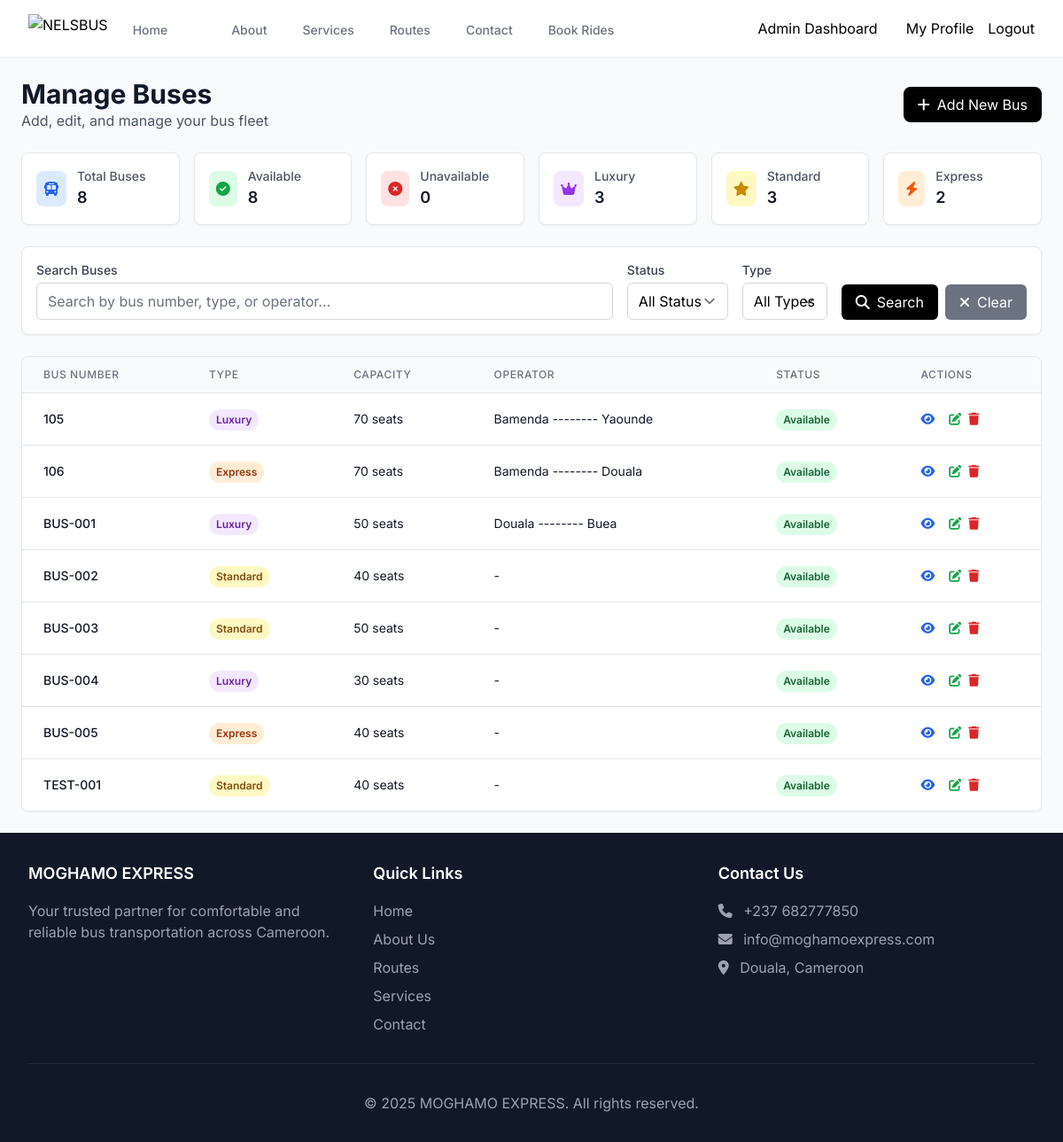
/manage-buses/ (signed in), run on the app's committed database.
### NelsaApp/models.py (models this page shows, shortened)
class Bus(models.Model):
    BUS_TYPES = [('Luxury', 'Luxury'), ('Standard', 'Standard'), ('Express', 'Express')]
    bus_number = models.CharField(max_length=20, unique=True)
    bus_type = models.CharField(max_length=10, choices=BUS_TYPES)
    capacity = models.IntegerField()
    is_available = models.BooleanField(default=True)
    operator = models.CharField(max_length=100, blank=True, null=True)

### NelsaApp/views.py (the view, shortened to what this page needs)
# urls.py: path('manage-buses/', views.admin_buses, name='admin_buses'),
@login_required
@user_passes_test(lambda u: u.is_staff)
def admin_buses(request):
    search_query = request.GET.get('search', '')
    status_filter = request.GET.get('status', '')
    type_filter = request.GET.get('type', '')
    buses = Bus.objects.all()
    if search_query:
        buses = buses.filter(
            Q(bus_number__icontains=search_query) |
            Q(bus_type__icontains=search_query) |
            Q(operator__icontains=search_query)
        )
    if status_filter:
        if status_filter == 'available':
            buses = buses.filter(is_available=True)
        elif status_filter == 'unavailable':
            buses = buses.filter(is_available=False)
    if type_filter:
        buses = buses.filter(bus_type=type_filter)
    buses = buses.order_by('bus_number')
    paginator = Paginator(buses, 10)  # Show 10 buses per page
    page = request.GET.get('page')
    buses = paginator.get_page(page)
    total_buses = Bus.objects.count()
    available_buses = Bus.objects.filter(is_available=True).count()
    unavailable_buses = Bus.objects.filter(is_available=False).count()
    luxury_buses = Bus.objects.filter(bus_type='Luxury').count()
    standard_buses = Bus.objects.filter(bus_type='Standard').count()
    express_buses = Bus.objects.filter(bus_type='Express').count()
    context = {
        'buses': buses,
        'total_buses': total_buses,
        'available_buses': available_buses,
        'unavailable_buses': unavailable_buses,
        'luxury_buses': luxury_buses,
        'standard_buses': standard_buses,
        'express_buses': express_buses,
        'search_query': search_query,
        'status_filter': status_filter,
        'type_filter': type_filter,
    }
    return render(request, 'NelsaApp/admin_buses.html', context)

### NelsaApp/templates/NelsaApp/admin_buses.html (shortened to what this page needs)
{% extends 'NelsaApp/base.html' %}
{% load static %}
{% block content %}
<div class="p-6">
    <div class="flex justify-between items-center mb-6">
        <div>
            <h1 class="text-3xl font-bold text-gray-900">Manage Buses</h1>
            <p class="text-gray-600">Add, edit, and manage your bus fleet</p>
        </div>
        <a href="{% url 'admin_bus_add' %}" class="bg-black text-white px-4 py-2 rounded-lg hover:bg-gray-800 transition-colors">
            <i class="fas fa-plus mr-2"></i>Add New Bus
        </a>
    </div>
    <div class="grid grid-cols-1 md:grid-cols-2 lg:grid-cols-6 gap-4 mb-6">
        <div class="bg-white p-4 rounded-lg shadow-sm border">
            <div class="flex items-center">
                <div class="p-2 bg-blue-100 rounded-lg">
                    <i class="fas fa-bus text-blue-600"></i>
                </div>
                <div class="ml-3">
                    <p class="text-sm font-medium text-gray-600">Total Buses</p>
                    <p class="text-lg font-semibold text-gray-900">{{ total_buses }}</p>
                </div>
            </div>
        </div>
        <div class="bg-white p-4 rounded-lg shadow-sm border">
            <div class="flex items-center">
                <div class="p-2 bg-green-100 rounded-lg">
                    <i class="fas fa-check-circle text-green-600"></i>
                </div>
                <div class="ml-3">
                    <p class="text-sm font-medium text-gray-600">Available</p>
                    <p class="text-lg font-semibold text-gray-900">{{ available_buses }}</p>
                </div>
            </div>
        </div>
        <div class="bg-white p-4 rounded-lg shadow-sm border">
            <div class="flex items-center">
                <div class="p-2 bg-red-100 rounded-lg">
                    <i class="fas fa-times-circle text-red-600"></i>
                </div>
                <div class="ml-3">
                    <p class="text-sm font-medium text-gray-600">Unavailable</p>
                    <p class="text-lg font-semibold text-gray-900">{{ unavailable_buses }}</p>
                </div>
            </div>
        </div>
        <div class="bg-white p-4 rounded-lg shadow-sm border">
            <div class="flex items-center">
                <div class="p-2 bg-purple-100 rounded-lg">
                    <i class="fas fa-crown text-purple-600"></i>
                </div>
                <div class="ml-3">
                    <p class="text-sm font-medium text-gray-600">Luxury</p>
                    <p class="text-lg font-semibold text-gray-900">{{ luxury_buses }}</p>
                </div>
            </div>
        </div>
        <div class="bg-white p-4 rounded-lg shadow-sm border">
            <div class="flex items-center">
                <div class="p-2 bg-yellow-100 rounded-lg">
                    <i class="fas fa-star text-yellow-600"></i>
                </div>
                <div class="ml-3">
                    <p class="text-sm font-medium text-gray-600">Standard</p>
                    <p class="text-lg font-semibold text-gray-900">{{ standard_buses }}</p>
                </div>
            </div>
        </div>
        <div class="bg-white p-4 rounded-lg shadow-sm border">
            <div class="flex items-center">
                <div class="p-2 bg-orange-100 rounded-lg">
                    <i class="fas fa-bolt text-orange-600"></i>
                </div>
                <div class="ml-3">
                    <p class="text-sm font-medium text-gray-600">Express</p>
                    <p class="text-lg font-semibold text-gray-900">{{ express_buses }}</p>
                </div>
            </div>
        </div>
    </div>
    <div class="bg-white p-4 rounded-lg shadow-sm border mb-6">
        <form method="GET" class="flex flex-wrap gap-4 items-end">
            <div class="flex-1 min-w-64">
                <label class="block text-sm font-medium text-gray-700 mb-1">Search Buses</label>
                <input type="text" name="search" value="{{ search_query }}"
                       placeholder="Search by bus number, type, or operator..."
                       class="w-full px-3 py-2 border border-gray-300 rounded-md focus:outline-none focus:ring-2 focus:ring-black">
            </div>
            <div>
                <label class="block text-sm font-medium text-gray-700 mb-1">Status</label>
                <select name="status" class="px-3 py-2 border border-gray-300 rounded-md focus:outline-none focus:ring-2 focus:ring-black">
                    <option value="">All Status</option>
                </select>
            </div>
            <div>
                <label class="block text-sm font-medium text-gray-700 mb-1">Type</label>
                <select name="type" class="px-3 py-2 border border-gray-300 rounded-md focus:outline-none focus:ring-2 focus:ring-black">
                    <option value="">All Types</option>
                </select>
            </div>
            <div class="flex gap-2">
                <button type="submit" class="bg-black text-white px-4 py-2 rounded-md hover:bg-gray-800 transition-colors">
                    <i class="fas fa-search mr-2"></i>Search
                </button>
                <a href="{% url 'admin_buses' %}" class="bg-gray-500 text-white px-4 py-2 rounded-md hover:bg-gray-600 transition-colors">
                    <i class="fas fa-times mr-2"></i>Clear
                </a>
            </div>
        </form>
    </div>
    <div class="bg-white rounded-lg shadow-sm border overflow-hidden">
        <div class="overflow-x-auto">
            <table class="min-w-full divide-y divide-gray-200">
                <thead class="bg-gray-50">
                    <tr>
                        <th class="px-6 py-3 text-left text-xs font-medium text-gray-500 uppercase tracking-wider">Bus Number</th>
                        <th class="px-6 py-3 text-left text-xs font-medium text-gray-500 uppercase tracking-wider">Type</th>
                        <th class="px-6 py-3 text-left text-xs font-medium text-gray-500 uppercase tracking-wider">Capacity</th>
                        <th class="px-6 py-3 text-left text-xs font-medium text-gray-500 uppercase tracking-wider">Operator</th>
                        <th class="px-6 py-3 text-left text-xs font-medium text-gray-500 uppercase tracking-wider">Status</th>
                        <th class="px-6 py-3 text-left text-xs font-medium text-gray-500 uppercase tracking-wider">Actions</th>
                    </tr>
                </thead>
                <tbody class="bg-white divide-y divide-gray-200">
                    {% for bus in buses %}
                    <tr class="hover:bg-gray-50">
                        <td class="px-6 py-4 whitespace-nowrap">
                            <div class="text-sm font-medium text-gray-900">{{ bus.bus_number }}</div>
                        </td>
                        <td class="px-6 py-4 whitespace-nowrap">
                            <span class="inline-flex px-2 py-1 text-xs font-semibold rounded-full
                                {% if bus.bus_type == 'Luxury' %}bg-purple-100 text-purple-800
                                {% elif bus.bus_type == 'Standard' %}bg-yellow-100 text-yellow-800
                                {% else %}bg-orange-100 text-orange-800{% endif %}">
                                {{ bus.bus_type }}
                            </span>
                        </td>
                        <td class="px-6 py-4 whitespace-nowrap text-sm text-gray-900">{{ bus.capacity }} seats</td>
                        <td class="px-6 py-4 whitespace-nowrap text-sm text-gray-900">{{ bus.operator|default:"-" }}</td>
                        <td class="px-6 py-4 whitespace-nowrap">
                            <span class="inline-flex px-2 py-1 text-xs font-semibold rounded-full
                                {% if bus.is_available %}bg-green-100 text-green-800{% else %}bg-red-100 text-red-800{% endif %}">
                                {% if bus.is_available %}Available{% else %}Unavailable{% endif %}
                            </span>
                        </td>
                        <td class="px-6 py-4 whitespace-nowrap text-sm font-medium">
                            <div class="flex space-x-2">
                                <a href="{% url 'admin_bus_detail' bus.id %}" class="text-blue-600 hover:text-blue-900">
                                    <i class="fas fa-eye"></i>
                                </a>
                                <a href="{% url 'admin_bus_edit' bus.id %}" class="text-green-600 hover:text-green-900">
                                    <i class="fas fa-edit"></i>
                                </a>
                                <form method="POST" class="inline" onsubmit="return confirm('Are you sure you want to delete this bus?')">
                                    <button type="submit" class="text-red-600 hover:text-red-900">
                                        <i class="fas fa-trash"></i>
                                    </button>
                                </form>
                            </div>
                        </td>
                    </tr>
                    {% empty %}
                    <tr>
                        <td colspan="6" class="px-6 py-4 text-center text-gray-500">
                            No buses found matching your criteria.
                        </td>
                    </tr>
                    {% endfor %}
                </tbody>
            </table>
        </div>
    </div>
</div>
{% endblock %}

### data on the page
Bus: bus_number "105", bus_type "Luxury", capacity "70", operator "Bamenda -------- Yaounde", is_available "Available"
Bus: bus_number "106", bus_type "Express", capacity "70", operator "Bamenda -------- Douala", is_available "Available"
Bus: bus_number "BUS-001", bus_type "Luxury", capacity "50", operator "Douala -------- Buea", is_available "Available"
Bus: bus_number "BUS-002", bus_type "Standard", capacity "40", operator "-", is_available "Available"
Bus: bus_number "BUS-003", bus_type "Standard", capacity "50", operator "-", is_available "Available"
Bus: bus_number "BUS-004", bus_type "Luxury", capacity "30", operator "-", is_available "Available"
Bus: bus_number "BUS-005", bus_type "Express", capacity "40", operator "-", is_available "Available"
Bus: bus_number "TEST-001", bus_type "Standard", capacity "40", operator "-", is_available "Available"

### other printed values
{{ total_buses }} "8"
{{ available_buses }} "8"
{{ unavailable_buses }} "0"
{{ luxury_buses }} "3"
{{ standard_buses }} "3"
{{ express_buses }} "2"
